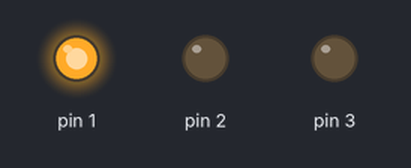
A sketch run on a simulated Arduino Uno, built with avr-gcc and run on an emulated ATmega328P. Parts: output pins drawn as LEDs (lit = HIGH).

Above: at 2.5 s.
At 10.0 s:
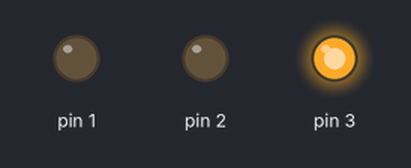
At 13.7 s:
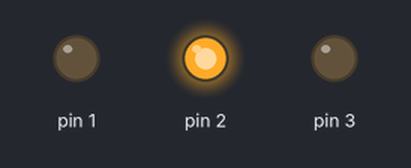
Timing chart, 0 to 19.5 s (numbered marks = the images above):
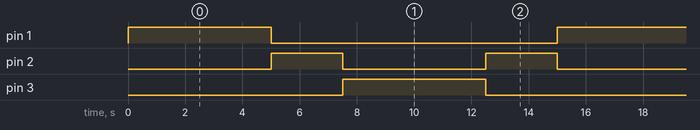

The sketch:

trafik_lambasi1.ino
```cpp
void setup()
{
  pinMode(1,OUTPUT);
  pinMode(2,OUTPUT);
  pinMode(3,OUTPUT);
}

void loop()
{
  //Yesili ac Sariyi kapa
  digitalWrite(1,HIGH);
  digitalWrite(2,LOW);
  delay(5000);

  //Yesili kapa Sariyi ac
  digitalWrite(2,HIGH);
  digitalWrite(1,LOW);
  delay(2500);

  //Sariyi kapa Kirmiziyi ac
  digitalWrite(3,HIGH);
  digitalWrite(2,LOW);
  delay(5000);

  //Kirmiziyi kapa Sariyi ac
  digitalWrite(3,LOW);
  digitalWrite(2,HIGH);
  delay(2500);
}
```

Measured:
- by itself, pin 1, pin 3: alternates HIGH for 5.0 s and LOW for 10.0 s
- by itself, pin 2: alternates HIGH for 2.5 s and LOW for 5.0 s
- by itself, everything shown: repeats every 15.0 s, in 4 steps
